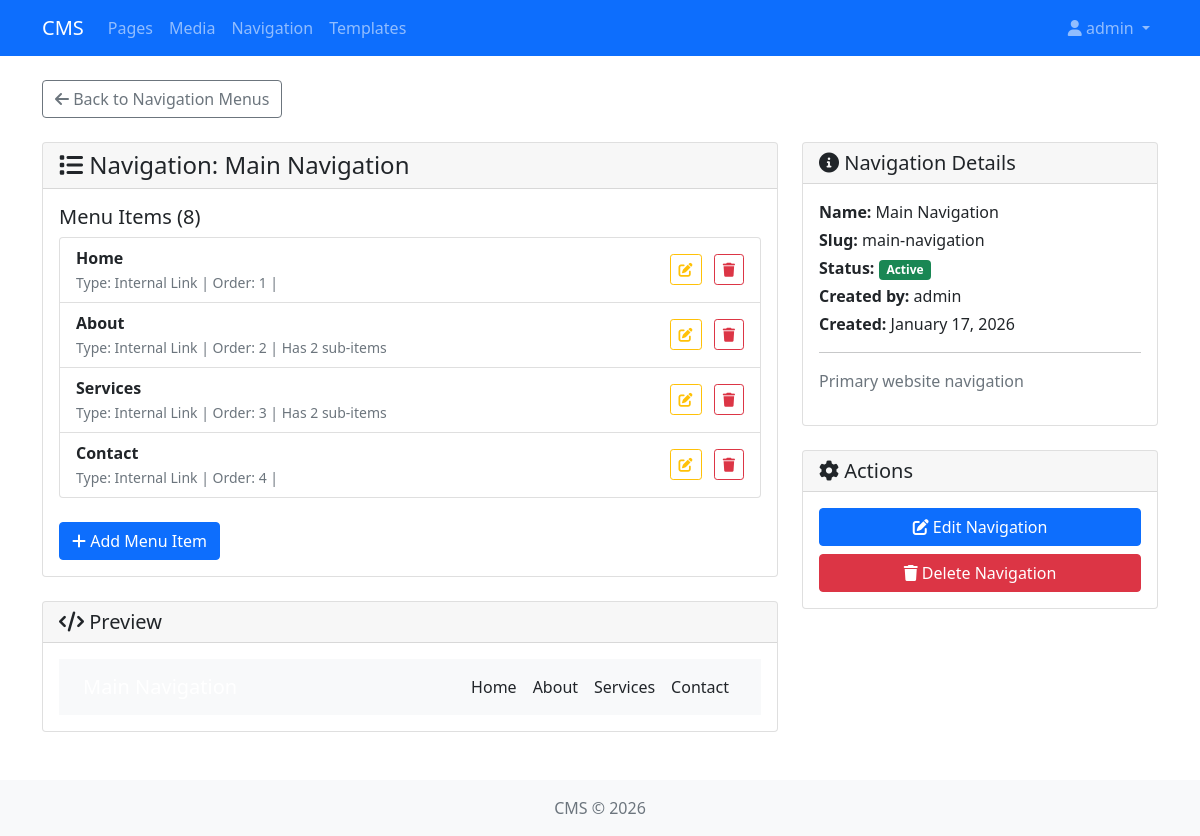
Screenshot of /navigation/1/ (signed in) with the database file from the repository.
### navigation/models.py (models this page shows, shortened)
class Navigation(models.Model):
    name = models.CharField(max_length=255)
    slug = models.SlugField(max_length=255, unique=True)
    description = models.TextField(blank=True)
    is_active = models.BooleanField(default=True)
    created_by = models.ForeignKey(User, on_delete=models.CASCADE, related_name='navigations')
    created_at = models.DateTimeField(auto_now_add=True)
    updated_at = models.DateTimeField(auto_now=True)
    class Meta:
        verbose_name_plural = 'Navigations'
        ordering = ['name']
    @property
    def menu_items(self):
        return self.items.filter(parent=None).order_by('order')

class NavigationItem(models.Model):
    LINK_TYPE_CHOICES = [
        ('INTERNAL', 'Internal Link'),
        ('EXTERNAL', 'External Link'),
        ('PAGE', 'Page Link'),
        ('ANCHOR', 'Anchor Link'),
    ]
    TARGET_CHOICES = [
        ('_SELF', 'Same Window'),
        ('_BLANK', 'New Window'),
        ('_PARENT', 'Parent Window'),
        ('_TOP', 'Top Window'),
    ]
    navigation = models.ForeignKey(Navigation, on_delete=models.CASCADE, related_name='items')
    parent = models.ForeignKey('self', on_delete=models.CASCADE, null=True, blank=True, related_name='children')
    title = models.CharField(max_length=255)
    link_type = models.CharField(max_length=20, choices=LINK_TYPE_CHOICES, default='INTERNAL')
    url = models.URLField(blank=True)
    page = models.ForeignKey('pages.Page', on_delete=models.CASCADE, null=True, blank=True, related_name='navigation_items')
    target = models.CharField(max_length=10, choices=TARGET_CHOICES, default='_SELF')
    css_classes = models.CharField(max_length=255, blank=True)
    icon = models.CharField(max_length=100, blank=True)
    order = models.PositiveIntegerField(default=0)
    is_active = models.BooleanField(default=True)
    created_at = models.DateTimeField(auto_now_add=True)
    updated_at = models.DateTimeField(auto_now=True)
    class Meta:
        ordering = ['order']
        verbose_name_plural = 'Navigation Items'
    @property
    def has_children(self):
        return self.children.exists()
    @property
    def get_url(self):
        if self.link_type == 'PAGE' and self.page:
            return self.page.get_absolute_url()
        return self.url

### navigation/views.py (the view)
# urls.py: path('<int:pk>/', views.NavigationDetailView.as_view(), name='navigation_detail'),
class NavigationDetailView(LoginRequiredMixin, DetailView):
    model = Navigation
    template_name = 'navigation/navigation_detail.html'
    context_object_name = 'navigation'
    def get_context_data(self, **kwargs):
        context = super().get_context_data(**kwargs)
        context['menu_items'] = self.object.menu_items
        return context

### navigation/templates/navigation/navigation_detail.html (shortened to what this page needs)
{% extends 'base.html' %}
{% block content %}
<div class="mb-4">
    <a href="{% url 'navigation:navigation_list' %}" class="btn btn-outline-secondary">
        <i class="fas fa-arrow-left"></i> Back to Navigation Menus
    </a>
</div>
<div class="row">
    <div class="col-lg-8">
        <div class="card mb-4">
            <div class="card-header">
                <h4 class="mb-0"><i class="fas fa-list"></i> Navigation: {{ object.name }}</h4>
            </div>
            <div class="card-body">
                <h5 class="card-title">Menu Items ({{ object.items.count }})</h5>
                {% if object.menu_items %}
                    <div class="list-group">
                        {% for item in object.menu_items %}
                            <div class="list-group-item d-flex justify-content-between align-items-center">
                                <div>
                                    <strong>{{ item.title }}</strong>
                                    <br>
                                    <small class="text-muted">
                                        Type: {{ item.get_link_type_display }} |
                                        Order: {{ item.order }} |
                                        {% if item.has_children %}Has {{ item.children.count }} sub-items{% endif %}
                                    </small>
                                </div>
                                <div>
                                    <a href="{% url 'navigation:navigation_item_update' item.pk %}" class="btn btn-sm btn-outline-warning me-2">
                                        <i class="fas fa-edit"></i>
                                    </a>
                                    <a href="{% url 'navigation:navigation_item_delete' item.pk %}" class="btn btn-sm btn-outline-danger">
                                        <i class="fas fa-trash"></i>
                                    </a>
                                </div>
                            </div>
                        {% endfor %}
                    </div>
                {% else %}
                    <div class="alert alert-info">
                        <i class="fas fa-info-circle"></i> No menu items defined for this navigation.
                    </div>
                {% endif %}
                <div class="mt-4">
                    <a href="{% url 'navigation:navigation_item_create' %}?navigation={{ object.pk }}" class="btn btn-primary">
                        <i class="fas fa-plus"></i> Add Menu Item
                    </a>
                </div>
            </div>
        </div>
        <div class="card">
            <div class="card-header">
                <h5 class="mb-0"><i class="fas fa-code"></i> Preview</h5>
            </div>
            <div class="card-body">
                {% if object.menu_items %}
                    <nav class="navbar navbar-expand-lg navbar-dark bg-light">
                        <div class="container">
                            <a class="navbar-brand" href="#">{{ object.name }}</a>
                            <ul class="navbar-nav">
                                {% for item in object.menu_items %}
                                    <li class="nav-item">
                                        <a class="nav-link text-dark" href="{{ item.get_url }}">{{ item.title }}</a>
                                    </li>
                                {% endfor %}
                            </ul>
                        </div>
                    </nav>
                {% else %}
                    <p class="text-muted">No menu items to preview.</p>
                {% endif %}
            </div>
        </div>
    </div>
    <div class="col-lg-4">
        <div class="card mb-4">
            <div class="card-header">
                <h5 class="mb-0"><i class="fas fa-info-circle"></i> Navigation Details</h5>
            </div>
            <div class="card-body">
                <p class="mb-1"><strong>Name:</strong> {{ object.name }}</p>
                <p class="mb-1"><strong>Slug:</strong> {{ object.slug }}</p>
                <p class="mb-1"><strong>Status:</strong>
                    <span class="badge bg-{% if object.is_active %}success{% else %}secondary{% endif %}">
                        {% if object.is_active %}Active{% else %}Inactive{% endif %}
                    </span>
                </p>
                <p class="mb-1"><strong>Created by:</strong> {{ object.created_by.username }}</p>
                <p class="mb-0"><strong>Created:</strong> {{ object.created_at|date:"F j, Y" }}</p>
                {% if object.description %}
                    <hr>
                    <p class="text-muted">{{ object.description }}</p>
                {% endif %}
            </div>
        </div>
        <div class="card">
            <div class="card-header">
                <h5 class="mb-0"><i class="fas fa-cog"></i> Actions</h5>
            </div>
            <div class="card-body">
                <div class="d-grid gap-2">
                    <a href="{% url 'navigation:navigation_update' object.pk %}" class="btn btn-primary">
                        <i class="fas fa-edit"></i> Edit Navigation
                    </a>
                    <a href="{% url 'navigation:navigation_delete' object.pk %}" class="btn btn-danger">
                        <i class="fas fa-trash"></i> Delete Navigation
                    </a>
                </div>
            </div>
        </div>
    </div>
</div>
{% endblock %}

### templates/base.html (shortened to what this page needs)
<!DOCTYPE html>
<html lang="en">
<head>
    <link href="https://cdn.jsdelivr.net/npm/bootstrap@5.1.3/dist/css/bootstrap.min.css" rel="stylesheet">
    <link href="https://cdnjs.cloudflare.com/ajax/libs/font-awesome/6.0.0/css/all.min.css" rel="stylesheet">
</head>
<body>
    <nav class="navbar navbar-expand-lg navbar-dark bg-primary">
        <div class="container">
            <a class="navbar-brand" href="/">CMS</a>
            <div class="collapse navbar-collapse" id="navbarNav">
                <ul class="navbar-nav me-auto">
                    <li class="nav-item">
                        <a class="nav-link" href="{% url 'pages:page_list' %}">Pages</a>
                    </li>
                    <li class="nav-item">
                        <a class="nav-link" href="{% url 'media:media_list' %}">Media</a>
                    </li>
                    <li class="nav-item">
                        <a class="nav-link" href="{% url 'navigation:navigation_list' %}">Navigation</a>
                    </li>
                    <li class="nav-item">
                        <a class="nav-link" href="{% url 'templates:template_list' %}">Templates</a>
                    </li>
                </ul>
                <ul class="navbar-nav">
                    {% if user.is_authenticated %}
                        <li class="nav-item dropdown">
                            <a class="nav-link dropdown-toggle" href="#" id="userDropdown" role="button" data-bs-toggle="dropdown">
                                <i class="fas fa-user"></i> {{ user.username }}
                            </a>
                        </li>
                    {% else %}
                        <li class="nav-item">
                            <a class="nav-link" href="/admin/login/">Login</a>
                        </li>
                    {% endif %}
                </ul>
            </div>
        </div>
    </nav>
    <main class="container my-4">
        {% block content %}{% endblock %}
    </main>
    <footer class="bg-light text-center py-3 mt-5">
        <div class="container">
            <p class="text-muted mb-0">CMS &copy; 2026</p>
        </div>
    </footer>
</body>
</html>

### rows the page displays
Navigation: name "Main Navigation", items.count "8", slug "main-navigation", created_by.username "admin", created_at "January 17, 2026", description "Primary website navigation"
NavigationItem: title "Home", link_type "Internal Link", order "1"
NavigationItem: title "About", link_type "Internal Link", order "2", children.count "2"
NavigationItem: title "Services", link_type "Internal Link", order "3", children.count "2"
NavigationItem: title "Contact", link_type "Internal Link", order "4"

### other values shown
{{ user.username }} "admin"
